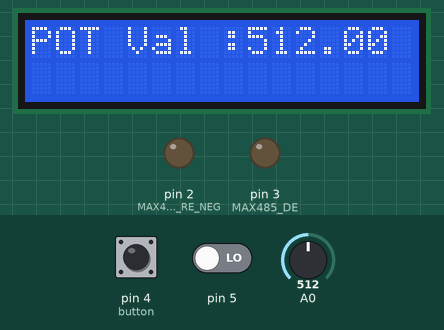
Bench run of a sketch on a simulated Arduino Uno, built with avr-gcc and run on an emulated ATmega328P. Shown: 16×2 character LCD, output pins drawn as LEDs (lit = HIGH). The test bench sets the inputs (shaded band); at power-on: A0 = 512, pin 5 LOW, pin 4 (button) LOW.

Above: at 5.7 s.
5.8 s: A0 set to 716
At 11.4 s:
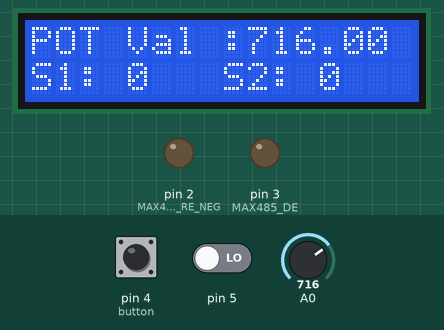
12.6 s: pin 5 driven HIGH
At 21.6 s:
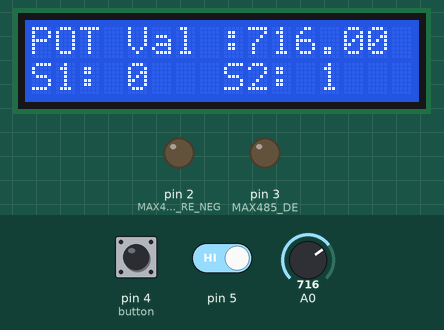
22.6 s: pin 4 (button) pulled HIGH for 3 s
At 26.6 s:
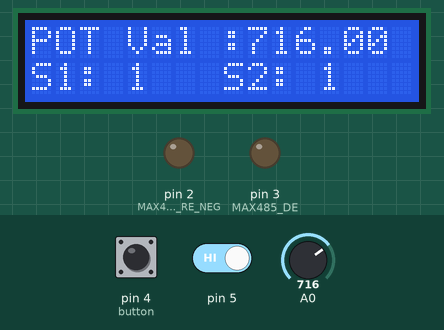
32.7 s: A0 set to 900
At 35.9 s:
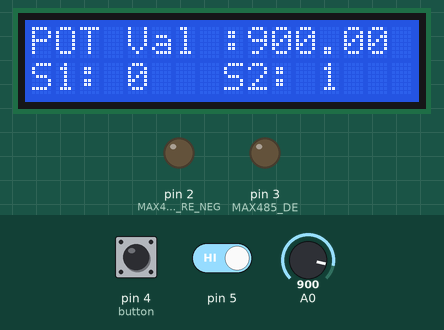
39.4 s: pin 4 (button) pulled HIGH for 3 s
At 44.4 s:
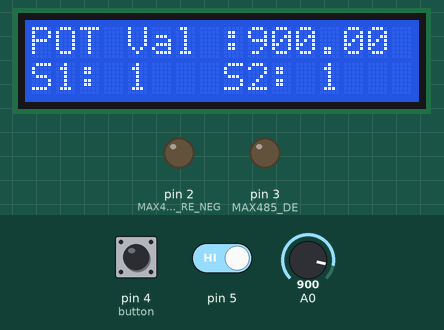
50.7 s: pin 5 driven LOW
At 58.3 s:
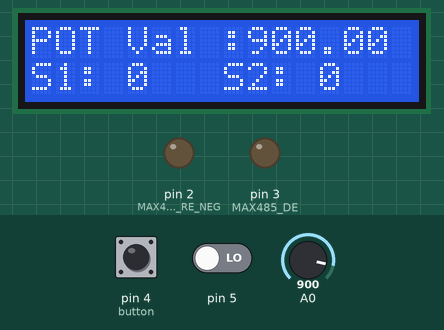
Timing chart, 0 to 59.8 s (numbered marks = the images above; inputs shaded):
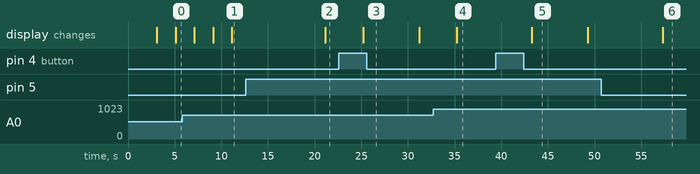

Measured:
- after the input at 12.6 s, the display: changes after 8.6 s (image 2)
- after the input at 22.6 s, the display: changes after 2.6 s (image 3)
- after the input at 32.7 s, the display: changes after 2.5 s (image 4)
- after the input at 39.4 s, the display: changes after 3.9 s (image 5)
- after the input at 50.7 s, the display: changes after 6.6 s (image 6)
- what the display in image 5 shows lasts 6.0 s, from 43.3 s to 49.3 s

The sketch:

Modbus_Master.ino
```cpp
#include <ModbusMaster.h>               //Library for using ModbusMaster

#include <LiquidCrystal_I2C.h>            //Library for using LCD display


#define MAX485_DE      3

#define MAX485_RE_NEG  2


ModbusMaster node;                    //object node for class ModbusMaster


LiquidCrystal_I2C lcd(0x27, 16, 2);  //initizlize lcd object


void preTransmission()            //Function for setting stste of Pins DE & RE of RS-485

{

  digitalWrite(MAX485_RE_NEG, 1);

  digitalWrite(MAX485_DE, 1);

}


void postTransmission()

{

  digitalWrite(MAX485_RE_NEG, 0);

  digitalWrite(MAX485_DE, 0);

}


void setup()

{

  lcd.begin(16,2);

  lcd.backlight();

  lcd.print("Arduino");

  lcd.setCursor(0,1);

  lcd.print("Modbus Master");

  delay(3000);

  lcd.clear();


  pinMode(MAX485_RE_NEG, OUTPUT);

  pinMode(MAX485_DE, OUTPUT);


  pinMode(4,INPUT);

  pinMode(5,INPUT);


  digitalWrite(MAX485_RE_NEG, 0);

  digitalWrite(MAX485_DE, 0);


  Serial.begin(115200);             //Baud Rate as 115200


  node.begin(1, Serial);            //Slave ID as 1

  node.preTransmission(preTransmission);         //Callback for configuring RS-485 Transreceiver correctly

  node.postTransmission(postTransmission);

}


void loop()

{

  float value = analogRead(A0);


  node.writeSingleRegister(0x40000,value);        //Writes value to 0x40000 holding register


  lcd.setCursor(0,0);

  lcd.print("POT Val :");

  lcd.print(value);

  int a= digitalRead(4);                           //Reads state of push button

  int b= digitalRead(5);


  if (a == 1)

  {

    node.writeSingleRegister(0x40001,1);               //Writes 1 to 0x40001 holding register

    lcd.setCursor(0,1);

    lcd.print("S1: 1");

  }

  else

  {

    node.writeSingleRegister(0x40001,0);              //Writes 0 to 0x40001 holding register

    lcd.setCursor(0,1);

    lcd.print("S1: 0");

  }

  if (b == 1)

  {

    node.writeSingleRegister(0x40002,1);              //Writes 1 to 0x40002 holding register

    lcd.setCursor(8,1);

    lcd.print("S2: 1");

  }

  else

  {

    node.writeSingleRegister(0x40002,0);                //Writes 0 to 0x40002 holding register

    lcd.setCursor(8,1);

    lcd.print("S2: 0");

  }


}
```
